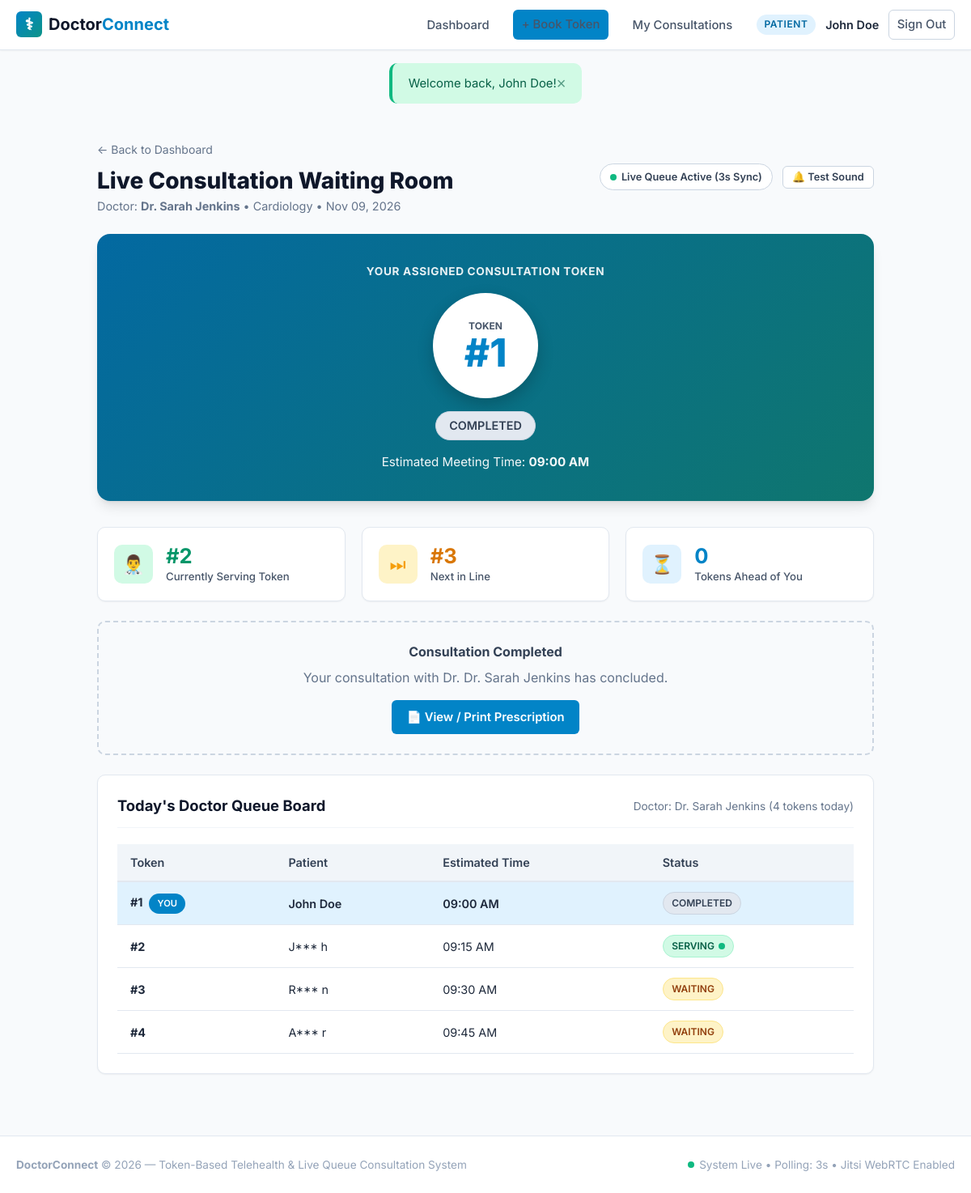
/patient/queue.php?id=1 (signed in), run on the app's committed database.
### tables this page shows
CREATE TABLE users (
    id INT AUTO_INCREMENT PRIMARY KEY,
    name VARCHAR(100) NOT NULL,
    email VARCHAR(150) NOT NULL UNIQUE,
    phone VARCHAR(20) NOT NULL UNIQUE,
    password_hash VARCHAR(255) NOT NULL,
    role ENUM('patient', 'doctor', 'admin') NOT NULL DEFAULT 'patient',
    created_at TIMESTAMP DEFAULT CURRENT_TIMESTAMP
);

CREATE TABLE appointments (
    id INT AUTO_INCREMENT PRIMARY KEY,
    patient_id INT NOT NULL,
    doctor_id INT NOT NULL,
    appointment_date DATE NOT NULL,
    token_number INT NOT NULL,
    status ENUM('waiting', 'serving', 'completed', 'no_show', 'cancelled') NOT NULL DEFAULT 'waiting',
    meeting_link VARCHAR(500) NULL,
    estimated_time DATETIME NULL,
    reason VARCHAR(255) NULL,
    diagnosis TEXT NULL,
    prescription TEXT NULL,
    created_at TIMESTAMP DEFAULT CURRENT_TIMESTAMP,
     
    CONSTRAINT unique_token_per_doctor_day UNIQUE (doctor_id, appointment_date, token_number),
    CONSTRAINT fk_appointment_patient FOREIGN KEY (patient_id) REFERENCES users(id) ON DELETE CASCADE,
    CONSTRAINT fk_appointment_doctor FOREIGN KEY (doctor_id) REFERENCES doctors(id) ON DELETE CASCADE,
    INDEX idx_doc_date_status (doctor_id, appointment_date, status),
    INDEX idx_patient (patient_id)
);

CREATE TABLE doctors (
    id INT AUTO_INCREMENT PRIMARY KEY,
    user_id INT NOT NULL,
    specialization VARCHAR(100) NOT NULL,
    consultation_fee DECIMAL(10,2) NOT NULL DEFAULT 50.00,
    avg_consultation_mins INT NOT NULL DEFAULT 15,
    bio TEXT NULL,
    created_at TIMESTAMP DEFAULT CURRENT_TIMESTAMP,
    CONSTRAINT fk_doctor_user FOREIGN KEY (user_id) REFERENCES users(id) ON DELETE CASCADE
);

### config/config.php (called while the page is built, shortened)
<?php
function getBaseUrl(): string {
    $protocol = (!empty($_SERVER['HTTPS']) && $_SERVER['HTTPS'] !== 'off') || (isset($_SERVER['SERVER_PORT']) && $_SERVER['SERVER_PORT'] == 443) ? 'https://' : 'http://';
    $host = $_SERVER['HTTP_HOST'] ?? 'localhost';
    $scriptDir = str_replace('\\', '/', dirname($_SERVER['SCRIPT_NAME'] ?? ''));
    $subdirs = ['/patient', '/doctor', '/admin', '/api'];
    foreach ($subdirs as $subdir) {
        if (str_ends_with($scriptDir, $subdir)) {
            $scriptDir = substr($scriptDir, 0, -strlen($subdir));
            break;
        }
    }
    $base = rtrim($scriptDir, '/');
    return $protocol . $host . $base;
}
function url(string $path = ''): string {
    $base = getBaseUrl();
    $path = ltrim($path, '/');
    return $path ? "$base/$path" : $base . '/';
}
function asset(string $path): string {
    return url('assets/' . ltrim($path, '/'));
}
function getFlashes(): array {
    $flashes = $_SESSION['flashes'] ?? [];
    return $flashes;
}
function e(?string $string): string {
    return htmlspecialchars($string ?? '', ENT_QUOTES, 'UTF-8');
}

### includes/auth.php (called while the page is built, shortened)
<?php
require_once __DIR__ . '/../config/config.php';
function isLoggedIn(): bool {
    return !empty($_SESSION['user_id']);
}
function currentUser(): ?array {
    return $_SESSION['user'] ?? null;
}
function currentUserRole(): ?string {
    return $_SESSION['user_role'] ?? null;
}

### includes/functions.php (called while the page is built, shortened)
<?php
require_once __DIR__ . '/../config/config.php';
function getDoctorLiveQueue(PDO $db, int $doctorId, string $date): array {
    $stmtServing = $db->prepare("
        SELECT a.*, u.name as patient_name, u.phone as patient_phone, u.email as patient_email
        FROM appointments a
        JOIN users u ON u.id = a.patient_id
        WHERE a.doctor_id = ? AND a.appointment_date = ? AND a.status = ?
        ORDER BY a.token_number ASC
        LIMIT 1
    ");
    $stmtServing->execute([$doctorId, $date, STATUS_SERVING]);
    $currentServing = $stmtServing->fetch() ?: null;
    $stmtNext = $db->prepare("
        SELECT a.*, u.name as patient_name, u.phone as patient_phone, u.email as patient_email
        FROM appointments a
        JOIN users u ON u.id = a.patient_id
        WHERE a.doctor_id = ? AND a.appointment_date = ? AND a.status = ?
        ORDER BY a.token_number ASC
        LIMIT 1
    ");
    $stmtNext->execute([$doctorId, $date, STATUS_WAITING]);
    $nextWaiting = $stmtNext->fetch() ?: null;
    $stmtCounts = $db->prepare("
        SELECT
            status,
            COUNT(*) as cnt
        FROM appointments
        WHERE doctor_id = ? AND appointment_date = ?
        GROUP BY status
    ");
    $stmtCounts->execute([$doctorId, $date]);
    $counts = [
        STATUS_WAITING => 0,
        STATUS_SERVING => 0,
        STATUS_COMPLETED => 0,
        STATUS_NO_SHOW => 0,
        STATUS_CANCELLED => 0
    ];
    while ($row = $stmtCounts->fetch()) {
        $counts[$row['status']] = (int)$row['cnt'];
    }
    $stmtAll = $db->prepare("
        SELECT a.*, u.name as patient_name, u.phone as patient_phone, u.email as patient_email
        FROM appointments a
        JOIN users u ON u.id = a.patient_id
        WHERE a.doctor_id = ? AND a.appointment_date = ?
        ORDER BY a.token_number ASC
    ");
    $stmtAll->execute([$doctorId, $date]);
    $allTokens = $stmtAll->fetchAll();
    return [
        'doctor_id' => $doctorId,
        'date' => $date,
        'current_serving' => $currentServing,
        'current_serving_token' => $currentServing ? (int)$currentServing['token_number'] : null,
        'next_waiting' => $nextWaiting,
        'next_waiting_token' => $nextWaiting ? (int)$nextWaiting['token_number'] : null,
        'waiting_count' => $counts[STATUS_WAITING],
        'serving_count' => $counts[STATUS_SERVING],
        'completed_count' => $counts[STATUS_COMPLETED],
        'no_show_count' => $counts[STATUS_NO_SHOW],
        'total_tokens' => count($allTokens),
        'tokens' => $allTokens
    ];
}
function isMeetingLinkUnlockedForPatient(array $appointment, ?int $currentServingToken, ?int $nextWaitingToken): bool {
    return false;
}

### patient/queue.php (the view, shortened to what this page needs)
<?php
require_once __DIR__ . '/../config/config.php';
require_once __DIR__ . '/../includes/auth.php';
require_once __DIR__ . '/../includes/functions.php';
$appointmentId = isset($_GET['id']) ? (int)$_GET['id'] : 0;
$patientId = currentUserId();
$db = Database::getConnection();
$stmt = $db->prepare("
    SELECT a.*, d.specialization, d.consultation_fee, d.avg_consultation_mins, du.name as doctor_name
    FROM appointments a
    JOIN doctors d ON d.id = a.doctor_id
    JOIN users du ON du.id = d.user_id
    WHERE a.id = ? AND a.patient_id = ?
");
$stmt->execute([$appointmentId, $patientId]);
$appt = $stmt->fetch();
$queue = getDoctorLiveQueue($db, $appt['doctor_id'], $appt['appointment_date']);
$canJoinInitial = isMeetingLinkUnlockedForPatient($appt, $queue['current_serving_token'], $queue['next_waiting_token']);
$tokensAhead = 0;
require_once __DIR__ . '/../includes/header.php';
?>
<div style="max-width:960px; margin:0 auto 3rem;">
    <div style="display:flex; justify-content:space-between; align-items:center; margin-bottom:1.5rem; flex-wrap:wrap; gap:1rem;">
        <div>
            <a href="<?= url('patient/dashboard.php') ?>" style="font-size:0.875rem; color:#64748b;">&larr; Back to Dashboard</a>
            <h1 style="font-size:1.75rem; font-weight:800; color:#0f172a; margin-top:0.35rem;">
                Live Consultation Waiting Room
            </h1>
            <p style="color:#64748b; font-size:0.9rem; margin:0;">
                Doctor: <strong><?= e($appt['doctor_name']) ?></strong> &bull; <?= e($appt['specialization']) ?> &bull; <?= date('M d, Y', strtotime($appt['appointment_date'])) ?>
            </p>
        </div>
        <div style="display:flex; align-items:center; gap:0.75rem;">
            <div style="display:flex; align-items:center; gap:6px; background:#ffffff; border:1px solid #cbd5e1; padding:6px 12px; border-radius:999px; font-size:0.8rem; font-weight:600; color:#334155;">
                <span class="pulse-dot"></span> Live Queue Active (3s Sync)
            </div>
            <button type="button" class="btn btn-outline btn-sm" onclick="queueManager.playChime()" title="Test chime audio">
                🔔 Test Sound
            </button>
        </div>
    </div>
    <div class="queue-hero-card">
        <div style="font-size:0.85rem; font-weight:700; text-transform:uppercase; letter-spacing:0.05em; opacity:0.9;">
            Your Assigned Consultation Token
        </div>
        <div class="token-circle-badge">
            <div class="token-lbl">TOKEN</div>
            <div class="token-num">#<?= (int)$appt['token_number'] ?></div>
        </div>
        <div style="display:flex; gap:1rem; align-items:center; margin-bottom:1rem;">
            <span id="lq-my-status" class="badge badge-<?= e($appt['status']) ?>" style="font-size:0.9rem; padding:0.4rem 1rem;">
                <?= strtoupper(e($appt['status'])) ?>
            </span>
        </div>
        <div style="max-width:550px; font-size:0.95rem; opacity:0.95;">
            Estimated Meeting Time: <strong><?= date('h:i A', strtotime($appt['estimated_time'])) ?></strong>
        </div>
    </div>
    <div class="stats-grid">
        <div class="stat-card stat-success">
            <div class="stat-icon">👨‍⚕️</div>
            <div>
                <div id="lq-current-serving" class="stat-val" style="color:#059669;">
                    <?= $queue['current_serving_token'] ? '#' . $queue['current_serving_token'] : 'None' ?>
                </div>
                <div class="stat-label">Currently Serving Token</div>
            </div>
        </div>
        <div class="stat-card stat-warning">
            <div class="stat-icon">⏭</div>
            <div>
                <div id="lq-next-token" class="stat-val" style="color:#d97706;">
                    <?= $queue['next_waiting_token'] ? '#' . $queue['next_waiting_token'] : 'None' ?>
                </div>
                <div class="stat-label">Next in Line</div>
            </div>
        </div>
        <div class="stat-card stat-primary">
            <div class="stat-icon">⏳</div>
            <div>
                <div id="lq-tokens-ahead" class="stat-val" style="color:#0284c7;">
                    <?= $tokensAhead ?>
                </div>
                <div class="stat-label">Tokens Ahead of You</div>
            </div>
        </div>
    </div>
    <div id="lq-meeting-container" class="meeting-banner <?= $canJoinInitial ? 'meeting-unlocked' : 'meeting-locked' ?>">
        <?php if ($canJoinInitial): ?>
            <div style="font-size:2rem; margin-bottom:0.5rem;">🎉</div>
            <h3 style="color:#065f46; margin-bottom:0.4rem; font-size:1.3rem;">It's Your Turn! Video Consultation Ready</h3>
            <p style="color:#047857; margin-bottom:1rem; max-width:500px;">
                The doctor is ready or preparing for your consultation. Please join the video room now.
            </p>
            <div style="display:flex; gap:0.75rem; flex-wrap:wrap; justify-content:center;">
                <a href="<?= url('patient/consultation.php?id=' . $appt['id']) ?>" class="btn btn-teal btn-lg" style="box-shadow:0 4px 12px rgba(13,148,136,0.3);">
                    📹 Enter Video Consultation Room
                </a>
                <a href="<?= e($appt['meeting_link']) ?>" target="_blank" rel="noopener" class="btn btn-outline btn-lg">
                    Open in New Tab ↗
                </a>
            </div>
        <?php elseif ($appt['status'] === STATUS_COMPLETED): ?>
            <h4 style="color:#334155; margin-bottom:0.5rem;">Consultation Completed</h4>
            <p style="color:#64748b; margin-bottom:1rem;">Your consultation with Dr. <?= e($appt['doctor_name']) ?> has concluded.</p>
            <a href="<?= url('patient/prescription.php?id=' . $appt['id']) ?>" class="btn btn-primary">
                📄 View / Print Prescription
            </a>
        <?php endif; ?>
    </div>
    <div class="card">
        <div class="card-header">
            <h3 class="card-title">Today's Doctor Queue Board</h3>
            <span style="font-size:0.85rem; color:#64748b;">
                Doctor: <?= e($appt['doctor_name']) ?> (<?= $queue['total_tokens'] ?> tokens today)
            </span>
        </div>
        <div class="table-responsive">
            <table class="table">
                <thead>
                    <tr>
                        <th>Token</th>
                        <th>Patient</th>
                        <th>Estimated Time</th>
                        <th>Status</th>
                    </tr>
                </thead>
                <tbody id="lq-table-body">
                    <?php foreach ($queue['tokens'] as $tok): ?>
                        <tr style="<?= ((int)$tok['id'] === (int)$appt['id']) ? 'background:#e0f2fe; font-weight:600;' : '' ?>">
                            <td>
                                <strong>#<?= (int)$tok['token_number'] ?></strong>
                                <?php if ((int)$tok['id'] === (int)$appt['id']): ?>
                                    <span class="badge" style="background:#0284c7; color:white; font-size:0.7rem; margin-left:4px;">YOU</span>
                                <?php endif; ?>
                            </td>
                            <td>
                                <?= ((int)$tok['id'] === (int)$appt['id']) ? e($tok['patient_name']) : (substr(e($tok['patient_name']), 0, 1) . '*** ' . substr(e($tok['patient_name']), -1)) ?>
                            </td>
                            <td><?= date('h:i A', strtotime($tok['estimated_time'])) ?></td>
                            <td>
                                <span class="badge badge-<?= e($tok['status']) ?>">
                                    <?= strtoupper(e($tok['status'])) ?>
                                    <?php if ($tok['status'] === STATUS_SERVING): ?><span class="pulse-dot"></span><?php endif; ?>
                                </span>
                            </td>
                        </tr>
                    <?php endforeach; ?>
                </tbody>
            </table>
        </div>
    </div>
</div>
<?php require_once __DIR__ . '/../includes/footer.php'; ?>

### includes/header.php (shortened to what this page needs)
<?php
require_once __DIR__ . '/../config/config.php';
require_once __DIR__ . '/auth.php';
require_once __DIR__ . '/functions.php';
$user = currentUser();
$userRole = currentUserRole();
?>
<!DOCTYPE html>
<html lang="en">
<head>
    <link rel="stylesheet" href="<?= asset('css/style.css') ?>">
</head>
<body>
<header class="navbar">
    <div class="nav-container">
        <a href="<?= url() ?>" class="brand">
            <div class="brand-icon">⚕</div>
            <div>Doctor<span>Connect</span></div>
        </a>
        <nav>
            <ul class="nav-links">
                <?php if (!$user): ?>
                    <li><a href="<?= url('index.php#doctors') ?>">Find Doctors</a></li>
                    <li><a href="<?= url('index.php#how-it-works') ?>">How It Works</a></li>
                    <li><a href="<?= url('login.php') ?>" class="btn btn-outline btn-sm">Sign In</a></li>
                    <li><a href="<?= url('register.php') ?>" class="btn btn-primary btn-sm">Register</a></li>
                <?php elseif ($userRole === ROLE_PATIENT): ?>
                    <li><a href="<?= url('patient/dashboard.php') ?>">Dashboard</a></li>
                    <li><a href="<?= url('patient/book.php') ?>" class="btn btn-primary btn-sm">+ Book Token</a></li>
                    <li><a href="<?= url('patient/history.php') ?>">My Consultations</a></li>
                <?php endif; ?>
                <?php if ($user): ?>
                    <li class="user-menu">
                        <span class="role-badge role-<?= e($userRole) ?>"><?= e($userRole) ?></span>
                        <span style="font-weight:600; font-size:0.9rem; color:var(--slate-800);"><?= e($user['name']) ?></span>
                        <a href="<?= url('logout.php') ?>" class="btn btn-outline btn-sm" title="Sign Out">Sign Out</a>
                    </li>
                <?php endif; ?>
            </ul>
        </nav>
    </div>
</header>
<?php $flashes = getFlashes(); if (!empty($flashes)): ?>
<div class="flash-container">
    <?php foreach ($flashes as $flash): ?>
        <div class="alert alert-<?= e($flash['type']) ?>">
            <div><?= e($flash['message']) ?></div>
            <button class="alert-close" onclick="this.parentElement.remove();">&times;</button>
        </div>
    <?php endforeach; ?>
</div>
<?php endif; ?>
<main class="main-content">

### data on the page
users: name "John Doe"
appointments: users.name "Dr. Sarah Jenkins", doctor.specialization "Cardiology", appointment_date "Nov 09, 2026", token_number "1", status "COMPLETED", estimated_time "09:00 AM", shows "YOU", patient.name "John Doe"
appointments: token_number "2", patient.name "J", patient.name "h", estimated_time "09:15 AM", status "SERVING"
appointments: token_number "3", patient.name "R", patient.name "n", estimated_time "09:30 AM", status "WAITING"
appointments: token_number "4", patient.name "A", patient.name "r", estimated_time "09:45 AM", status "WAITING"

### other printed values
$userRole "PATIENT"
$flash['message'] "Welcome back, John Doe!"
$queue['current_serving_token'] "2"
$queue['next_waiting_token'] "3"
$tokensAhead "0"
$queue['total_tokens'] "4"
APP_NAME "DoctorConnect"
